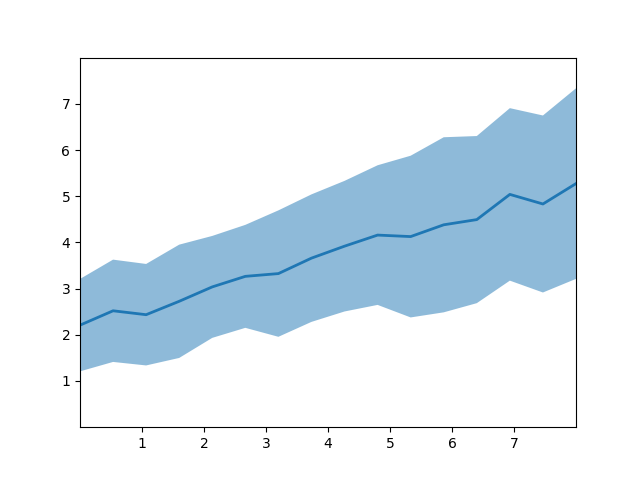

Generate this figure with Python:
import matplotlib.pyplot as plt
import numpy as np

# make data
np.random.seed(1)
x = np.linspace(0, 8, 16)
y1 = 3 + 4*x/8 + np.random.uniform(0.0, 0.5, len(x))
y2 = 1 + 2*x/8 + np.random.uniform(0.0, 0.5, len(x))

# plot
fig, ax = plt.subplots()

ax.fill_between(x, y1, y2, alpha=.5, linewidth=0)
ax.plot(x, (y1 + y2)/2, linewidth=2)

ax.set(xlim=(0, 8), xticks=np.arange(1, 8),
       ylim=(0, 8), yticks=np.arange(1, 8))

#plt.show()
plt.savefig('fill_between.png')
